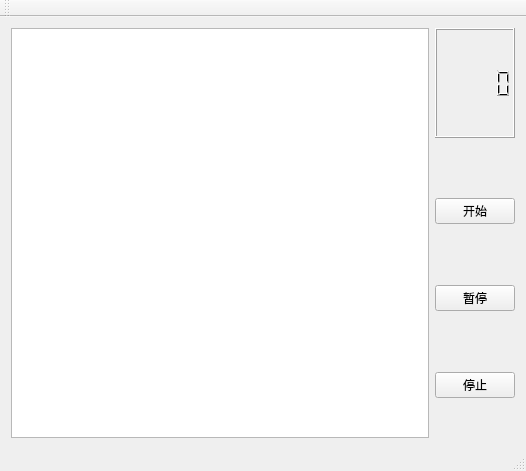
<?xml version="1.0" encoding="UTF-8"?>
<ui version="4.0">
 <class>MainWindow</class>
 <widget class="QMainWindow" name="MainWindow">
  <property name="geometry">
   <rect>
    <x>0</x>
    <y>0</y>
    <width>526</width>
    <height>471</height>
   </rect>
  </property>
  <property name="windowTitle">
   <string>打地鼠</string>
  </property>
  <widget class="QWidget" name="centralWidget">
   <layout class="QHBoxLayout" name="horizontalLayout">
    <item>
     <widget class="QGraphicsView" name="graphicsView"/>
    </item>
    <item>
     <layout class="QVBoxLayout" name="verticalLayout" stretch="4,2,2,2,2,2,2,0">
      <item>
       <widget class="QLCDNumber" name="lcdNumber"/>
      </item>
      <item>
       <spacer name="verticalSpacer">
        <property name="orientation">
         <enum>Qt::Vertical</enum>
        </property>
        <property name="sizeHint" stdset="0">
         <size>
          <width>20</width>
          <height>188</height>
         </size>
        </property>
       </spacer>
      </item>
      <item>
       <widget class="QPushButton" name="btn_start">
        <property name="text">
         <string>开始</string>
        </property>
       </widget>
      </item>
      <item>
       <spacer name="verticalSpacer_3">
        <property name="orientation">
         <enum>Qt::Vertical</enum>
        </property>
        <property name="sizeHint" stdset="0">
         <size>
          <width>20</width>
          <height>40</height>
         </size>
        </property>
       </spacer>
      </item>
      <item>
       <widget class="QPushButton" name="btn_pause">
        <property name="text">
         <string>暂停</string>
        </property>
       </widget>
      </item>
      <item>
       <spacer name="verticalSpacer_4">
        <property name="orientation">
         <enum>Qt::Vertical</enum>
        </property>
        <property name="sizeHint" stdset="0">
         <size>
          <width>20</width>
          <height>40</height>
         </size>
        </property>
       </spacer>
      </item>
      <item>
       <widget class="QPushButton" name="btn_stop">
        <property name="text">
         <string>停止</string>
        </property>
       </widget>
      </item>
      <item>
       <spacer name="verticalSpacer_2">
        <property name="orientation">
         <enum>Qt::Vertical</enum>
        </property>
        <property name="sizeHint" stdset="0">
         <size>
          <width>20</width>
          <height>40</height>
         </size>
        </property>
       </spacer>
      </item>
     </layout>
    </item>
   </layout>
  </widget>
  <widget class="QMenuBar" name="menuBar">
   <property name="geometry">
    <rect>
     <x>0</x>
     <y>0</y>
     <width>526</width>
     <height>26</height>
    </rect>
   </property>
  </widget>
  <widget class="QToolBar" name="mainToolBar">
   <attribute name="toolBarArea">
    <enum>TopToolBarArea</enum>
   </attribute>
   <attribute name="toolBarBreak">
    <bool>false</bool>
   </attribute>
  </widget>
  <widget class="QStatusBar" name="statusBar"/>
 </widget>
 <layoutdefault spacing="6" margin="11"/>
 <resources/>
 <connections/>
</ui>
